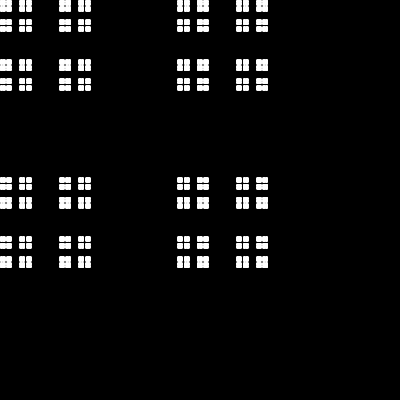
Frame 1 (no input)
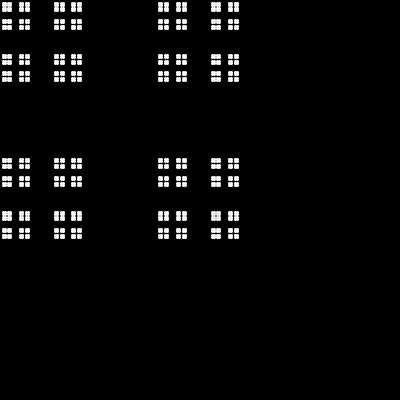
Frame 60 (the mouse pressed at the canvas centre just before this capture)
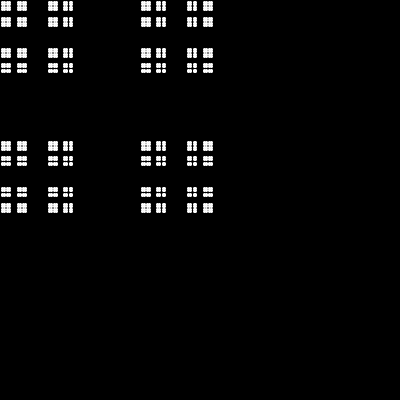
Frame 120 (the mouse held since frame 60 and released just before this capture)

The Processing sketch that drew these frames (run headless with seeded random() and noise(); from frame 60 on, the mouse is pressed at the canvas centre):

// Processing sketch: cantor_zoom
// ── cantor_zoom.pde
float scale = 1;

void setup(){
  rectMode(CENTER);
  size(400, 400);
  stroke(255);
  strokeWeight(3);
  frameRate(30);
}

void draw(){
  if(scale >= 3){
    scale = 1;
  }
  background(0);
  cantor(width/2, height/2, width/3, 6);
  scale += scale/60;
}

void cantor(float x, float y, float s, int d){
  if(d > 0){
    cantor(x-s+s/3, y-s+s/3, s/3, d-1);
    cantor(x+s-s/3, y-s+s/3, s/3, d-1);
    cantor(x+s-s/3, y+s-s/3, s/3, d-1);
    cantor(x-s+s/3, y+s-s/3, s/3, d-1);
  }else{
    point(x*scale-scale*(width/6), y*scale-scale*(width/6));  
  }
  
}
